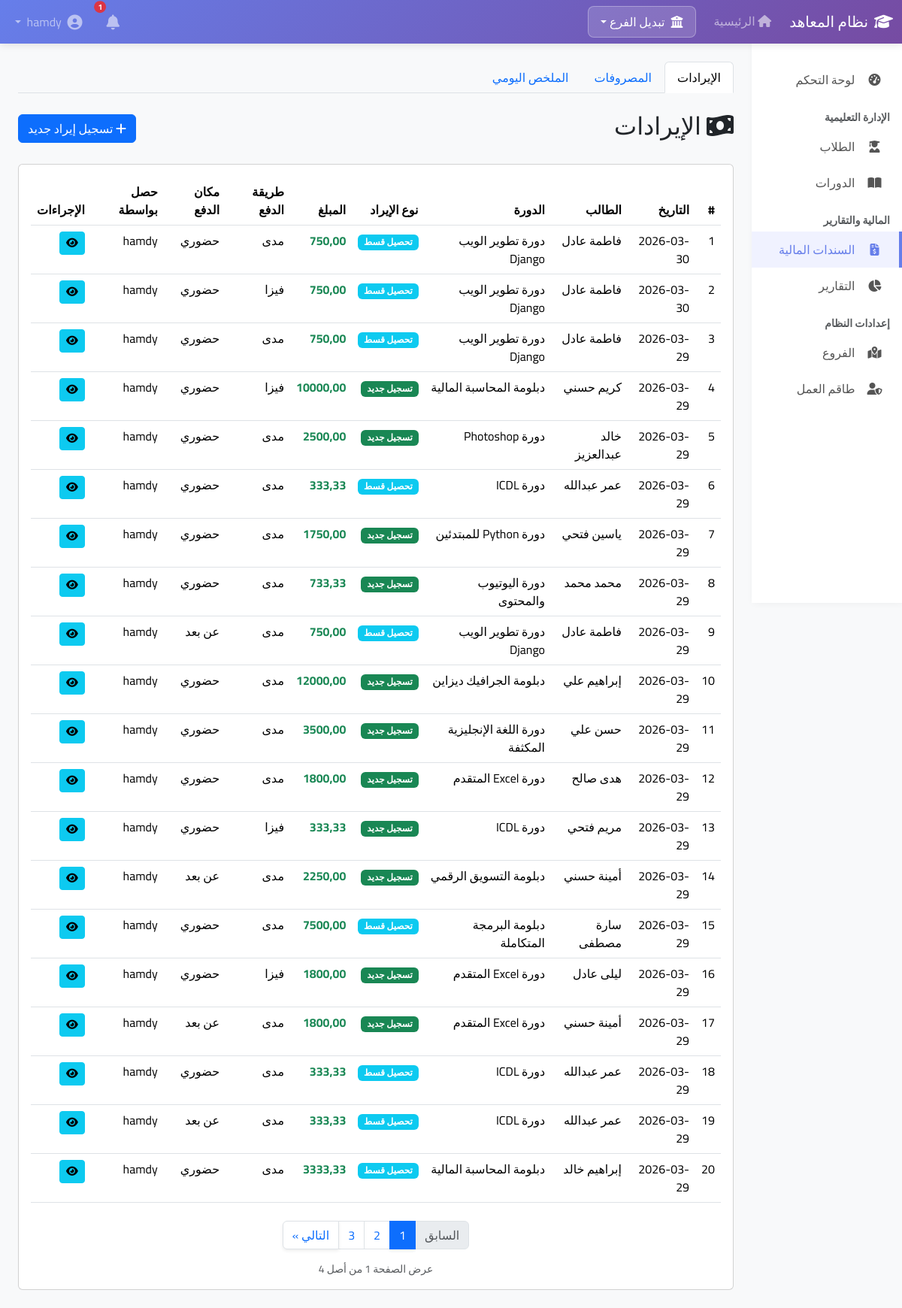
Page /transactions/income/ (signed in) on the committed database.
### transactions/models.py (models this page shows, shortened)
class Income(models.Model):
    INCOME_TYPE_CHOICES = [
        ('registration', 'تسجيل جديد'),
        ('installment', 'تحصيل قسط'),
    ]
    PAYMENT_METHOD_CHOICES = [
        ('mada', 'مدى'),
        ('visa', 'فيزا'),
        ('bank_transfer', 'تحويل بنكي'),
    ]
    PAYMENT_LOCATION_CHOICES = [
        ('in_person', 'حضوري'),
        ('remote', 'عن بعد'),
    ]
    branch = models.ForeignKey(Branch, on_delete=models.CASCADE, verbose_name='الفرع')
    date = models.DateField(verbose_name='التاريخ')
    income_type = models.CharField(max_length=15, choices=INCOME_TYPE_CHOICES, verbose_name='نوع الإيراد')
    student = models.ForeignKey(Student, on_delete=models.CASCADE, verbose_name='الطالب')
    course = models.ForeignKey(Course, on_delete=models.CASCADE, verbose_name='الدورة/الدبلومة')
    amount = models.DecimalField(max_digits=10, decimal_places=2, verbose_name='المبلغ')
    installment = models.ForeignKey(
        'students.Installment',
        on_delete=models.SET_NULL,
        null=True,
        blank=True,
        verbose_name='القسط المرتبط'
    )
    payment_method = models.CharField(max_length=15, choices=PAYMENT_METHOD_CHOICES, verbose_name='طريقة الدفع')
    payment_location = models.CharField(max_length=10, choices=PAYMENT_LOCATION_CHOICES, verbose_name='مكان الدفع')
    bank_account_number = models.CharField(max_length=50, blank=True, null=True, verbose_name='رقم الحساب البنكي')
    collected_by = models.ForeignKey(User, on_delete=models.SET_NULL, null=True, verbose_name='حصل بواسطة')
    notes = models.TextField(blank=True, verbose_name='ملاحظات')
    created_at = models.DateTimeField(auto_now_add=True, verbose_name='تاريخ الإنشاء')
    enrollment = models.ForeignKey(
        'students.Enrollment',  # assuming Enrollment is in students app
        on_delete=models.CASCADE,
        null=True, blank=True,
        related_name='payments',
        verbose_name='التسجيل'
    )
    class Meta:
        verbose_name = 'إيراد'
        verbose_name_plural = 'الإيرادات'
        ordering = ['-date', '-created_at']

### students/models.py (models this page shows, shortened)
class Student(models.Model):
    PAYMENT_METHOD_CHOICES = [
        ('full', 'دفعة واحدة'),
        ('installment', 'قسط'),
    ]
    full_name = models.CharField(max_length=200, verbose_name='الاسم الكامل')
    phone = models.CharField(max_length=20, verbose_name='رقم الهاتف')
    email = models.EmailField(blank=True, verbose_name='البريد الإلكتروني')
    national_id = models.CharField(max_length=20, blank=True, verbose_name='رقم البطاقة')
    address = models.TextField(blank=True, verbose_name='العنوان')
    branch = models.ForeignKey(Branch, on_delete=models.CASCADE, verbose_name='الفرع')
    course = models.ForeignKey(Course, on_delete=models.CASCADE, verbose_name='الدورة/الدبلوما')
    registration_date = models.DateField(auto_now_add=True, verbose_name='تاريخ التسجيل')
    total_price = models.DecimalField(max_digits=10, decimal_places=2, verbose_name='السعر الإجمالي')
    payment_method = models.CharField(max_length=15, choices=PAYMENT_METHOD_CHOICES, verbose_name='طريقة الدفع')
    installment_count = models.PositiveIntegerField(default=1, verbose_name='عدد الأقساط')
    installment_amount = models.DecimalField(max_digits=10, decimal_places=2, default=0, verbose_name='قيمة القسط')
    first_installment_date = models.DateField(null=True, blank=True, verbose_name='تاريخ أول قسط')
    paid_installments = models.PositiveIntegerField(default=0, verbose_name='الأقساط المدفوعة')
    bank_account_number = models.CharField(max_length=50, blank=True, verbose_name='رقم الحساب البنكي (للتحويل)')
    is_active = models.BooleanField(default=True, verbose_name='نشط')
    notes = models.TextField(blank=True, verbose_name='ملاحظات')
    created_at = models.DateTimeField(auto_now_add=True, verbose_name='تاريخ الإنشاء')
    updated_at = models.DateTimeField(auto_now=True, verbose_name='تاريخ التحديث')
    class Meta:
        verbose_name = 'طالب'
        verbose_name_plural = 'الطلاب'
        ordering = ['-registration_date']

### courses/models.py (models this page shows, shortened)
class Course(models.Model):
    COURSE_TYPE_CHOICES = [
        ('diploma', 'دبلوم'),
        ('course', 'دورة'),
    ]
    name = models.CharField(max_length=200, verbose_name='اسم الدورة/الدبلومة')
    code = models.CharField(max_length=20, unique=True, verbose_name='كود الدورة')
    course_type = models.CharField(max_length=10, choices=COURSE_TYPE_CHOICES, verbose_name='النوع')
    description = models.TextField(blank=True, verbose_name='الوصف')
    price = models.DecimalField(max_digits=10, decimal_places=2, verbose_name='السعر')
    duration_days = models.PositiveIntegerField(default=30, verbose_name='المدة (بالأيام)')
    branches = models.ManyToManyField(Branch, related_name='courses', verbose_name='الفروع المتاحة')
    is_active = models.BooleanField(default=True, verbose_name='نشطة')
    created_at = models.DateTimeField(auto_now_add=True, verbose_name='تاريخ الإنشاء')
    class Meta:
        verbose_name = 'دورة/دبلومة'
        verbose_name_plural = 'الدورات والدبلومات'
        ordering = ['-created_at']

### accounts/models.py (models this page shows, shortened)
class User(AbstractUser):
    USER_TYPE_CHOICES = [
        ('admin', 'مدير النظام'),
        ('branch_manager', 'مدير فرع'),
        ('employee', 'موظف'),
        ('regional_manager', 'مدير إقليمي'),  # إضافة هذا النوع
        ('accountant', 'محاسب'),
    ]
    user_type = models.CharField(max_length=20, choices=USER_TYPE_CHOICES, default='employee', verbose_name='نوع المستخدم')
    branch = models.ForeignKey(Branch, on_delete=models.SET_NULL, null=True, blank=True, verbose_name='الفرع')
    managed_branches = models.ManyToManyField(Branch, blank=True, related_name='regional_managers',
                                             verbose_name='الفروع التي يديرها')
    phone = models.CharField(max_length=20, blank=True, verbose_name='رقم الهاتف')
    is_active = models.BooleanField(default=True, verbose_name='نشط')
    created_at = models.DateTimeField(auto_now_add=True, verbose_name='تاريخ الإنشاء')
    class Meta:
        verbose_name = 'مستخدم'
        verbose_name_plural = 'المستخدمين'

### transactions/views.py (the view)
# urls.py: path('income/', views.income_list, name='income_list'),
@login_required
@permission_required('transactions.view_income', raise_exception=True)
def income_list(request):
    income_queryset = Income.objects.select_related(
        'student', 'course', 'branch', 'collected_by'
    ).all().order_by('-date', '-created_at')
    user = request.user
    if user.is_superuser or user.user_type == 'admin':
        pass
    elif user.user_type == 'regional_manager':
        income_queryset = income_queryset.filter(branch__in=user.managed_branches.all())
    else:
        if user.branch:
            income_queryset = income_queryset.filter(branch=user.branch)
        else:
            income_queryset = income_queryset.none()
    paginator = Paginator(income_queryset, 20)
    page_number = request.GET.get('page')
    incomes = paginator.get_page(page_number)
    return render(request, 'transactions/income_list.html', {'incomes': incomes})

### templates/transactions/income_list.html (shortened to what this page needs)
{% extends 'base.html' %}
{% block content %}
<ul class="nav nav-tabs mb-4">
    <li class="nav-item">
        <a class="nav-link active" href="{% url 'transactions:income_list' %}">الإيرادات</a>
    </li>
    <li class="nav-item">
        <a class="nav-link" href="{% url 'transactions:expense_list' %}">المصروفات</a>
    </li>
    <li class="nav-item">
        <a class="nav-link" href="{% url 'transactions:daily_summary' %}">الملخص اليومي</a>
    </li>
</ul>
<div class="d-flex justify-content-between align-items-center mb-4">
    <h2><i class="fas fa-money-bill-wave"></i> الإيرادات</h2>
    <a href="{% url 'transactions:income_add' %}" class="btn btn-primary">
        <i class="fas fa-plus"></i> تسجيل إيراد جديد
    </a>
</div>
<div class="card">
    <div class="card-body">
        <div class="table-responsive">
            <table class="table table-hover">
                <thead>
                    <tr>
                        <th>#</th>
                        <th>التاريخ</th>
                        <th>الطالب</th>
                        <th>الدورة</th>
                        <th>نوع الإيراد</th>
                        <th>المبلغ</th>
                        <th>طريقة الدفع</th>
                        <th>مكان الدفع</th>
                        <th>حصل بواسطة</th>
                        <th>الإجراءات</th>
                    </tr>
                </thead>
                <tbody>
                    {% for income in incomes %}
                    <tr>
                        <td>{{ forloop.counter }}</td>
                        <td>{{ income.date|date:"Y-m-d" }}</td>
                        <td>{{ income.student.full_name }}</td>
                        <td>{{ income.course.name }}</td>
                        <td>
                            <span class="badge {% if income.income_type == 'registration' %}bg-success{% else %}bg-info{% endif %}">
                                {{ income.get_income_type_display }}
                            </span>
                        </td>
                        <td class="fw-bold text-success">{{ income.amount|floatformat:2 }}</td>
                        <td>{{ income.get_payment_method_display }}</td>
                        <td>{{ income.get_payment_location_display }}</td>
                        <td>{{ income.collected_by.get_full_name|default:income.collected_by.username }}</td>
                        <td>
                            <a href="{% url 'transactions:income_detail' income.pk %}" class="btn btn-sm btn-info">
                                <i class="fas fa-eye"></i>
                            </a>
                        </td>
                    </tr>
                    {% endfor %}
                </tbody>
            </table>
            {% if incomes.has_other_pages %}
<nav aria-label="Page navigation" class="mt-4">
    <ul class="pagination justify-content-center">
        {% if incomes.has_previous %}
        <li class="page-item">
            <a class="page-link shadow-sm" href="?page={{ incomes.previous_page_number }}" aria-label="Previous">
                <span aria-hidden="true">&laquo; السابق</span>
            </a>
        </li>
        {% else %}
        <li class="page-item disabled"><span class="page-link">السابق</span></li>
        {% endif %}
        {% for i in incomes.paginator.page_range %}
            {% if incomes.number == i %}
            <li class="page-item active shadow-sm" aria-current="page">
                <span class="page-link">{{ i }}</span>
            </li>
            {% elif i > incomes.number|add:'-3' and i < incomes.number|add:'3' %}
            <li class="page-item"><a class="page-link" href="?page={{ i }}">{{ i }}</a></li>
            {% endif %}
        {% endfor %}
        {% if incomes.has_next %}
        <li class="page-item">
            <a class="page-link shadow-sm" href="?page={{ incomes.next_page_number }}" aria-label="Next">
                <span aria-hidden="true">التالي &raquo;</span>
            </a>
        </li>
        {% else %}
        <li class="page-item disabled"><span class="page-link">التالي</span></li>
        {% endif %}
    </ul>
</nav>
<div class="text-center text-muted small mt-2">
    عرض الصفحة {{ incomes.number }} من أصل {{ incomes.paginator.num_pages }}
</div>
{% endif %}
        </div>
    </div>
</div>
{% endblock %}

### templates/base.html (style rules this page uses)
* { font-family: 'Cairo', sans-serif; }
body { background-color: #f8f9fa; overflow-x: hidden; }

### rows in the picture
Income: date "2026-03-30", student.full_name "فاطمة عادل", course.name "دورة تطوير الويب Django", income_type "تحصيل قسط", amount "750,00", payment_method "مدى", payment_location "حضوري", collected_by.get_full_name "hamdy"
Income: date "2026-03-30", student.full_name "فاطمة عادل", course.name "دورة تطوير الويب Django", income_type "تحصيل قسط", amount "750,00", payment_method "فيزا", payment_location "حضوري", collected_by.get_full_name "hamdy"
Income: date "2026-03-29", student.full_name "فاطمة عادل", course.name "دورة تطوير الويب Django", income_type "تحصيل قسط", amount "750,00", payment_method "مدى", payment_location "حضوري", collected_by.get_full_name "hamdy"
Income: date "2026-03-29", student.full_name "كريم حسني", course.name "دبلومة المحاسبة المالية", income_type "تسجيل جديد", amount "10000,00", payment_method "فيزا", payment_location "حضوري", collected_by.get_full_name "hamdy"
Income: date "2026-03-29", student.full_name "خالد عبدالعزيز", course.name "دورة Photoshop", income_type "تسجيل جديد", amount "2500,00", payment_method "مدى", payment_location "حضوري", collected_by.get_full_name "hamdy"
Income: date "2026-03-29", student.full_name "عمر عبدالله", course.name "دورة ICDL", income_type "تحصيل قسط", amount "333,33", payment_method "مدى", payment_location "حضوري", collected_by.get_full_name "hamdy"
Income: date "2026-03-29", student.full_name "ياسين فتحي", course.name "دورة Python للمبتدئين", income_type "تسجيل جديد", amount "1750,00", payment_method "مدى", payment_location "حضوري", collected_by.get_full_name "hamdy"
Income: date "2026-03-29", student.full_name "محمد محمد", course.name "دورة اليوتيوب والمحتوى", income_type "تسجيل جديد", amount "733,33", payment_method "مدى", payment_location "حضوري", collected_by.get_full_name "hamdy"
Income: date "2026-03-29", student.full_name "فاطمة عادل", course.name "دورة تطوير الويب Django", income_type "تحصيل قسط", amount "750,00", payment_method "مدى", payment_location "عن بعد", collected_by.get_full_name "hamdy"
Income: date "2026-03-29", student.full_name "إبراهيم علي", course.name "دبلومة الجرافيك ديزاين", income_type "تسجيل جديد", amount "12000,00", payment_method "مدى", payment_location "حضوري", collected_by.get_full_name "hamdy"
Income: date "2026-03-29", student.full_name "حسن علي", course.name "دورة اللغة الإنجليزية المكثفة", income_type "تسجيل جديد", amount "3500,00", payment_method "مدى", payment_location "حضوري", collected_by.get_full_name "hamdy"
Income: date "2026-03-29", student.full_name "هدى صالح", course.name "دورة Excel المتقدم", income_type "تسجيل جديد", amount "1800,00", payment_method "مدى", payment_location "حضوري", collected_by.get_full_name "hamdy"
Income: date "2026-03-29", student.full_name "مريم فتحي", course.name "دورة ICDL", income_type "تسجيل جديد", amount "333,33", payment_method "فيزا", payment_location "حضوري", collected_by.get_full_name "hamdy"
Income: date "2026-03-29", student.full_name "أمينة حسني", course.name "دبلومة التسويق الرقمي", income_type "تسجيل جديد", amount "2250,00", payment_method "مدى", payment_location "عن بعد", collected_by.get_full_name "hamdy"
Income: date "2026-03-29", student.full_name "سارة مصطفى", course.name "دبلومة البرمجة المتكاملة", income_type "تحصيل قسط", amount "7500,00", payment_method "مدى", payment_location "حضوري", collected_by.get_full_name "hamdy"
Income: date "2026-03-29", student.full_name "ليلى عادل", course.name "دورة Excel المتقدم", income_type "تسجيل جديد", amount "1800,00", payment_method "فيزا", payment_location "حضوري", collected_by.get_full_name "hamdy"
Income: date "2026-03-29", student.full_name "أمينة حسني", course.name "دورة Excel المتقدم", income_type "تسجيل جديد", amount "1800,00", payment_method "مدى", payment_location "عن بعد", collected_by.get_full_name "hamdy"
Income: date "2026-03-29", student.full_name "عمر عبدالله", course.name "دورة ICDL", income_type "تحصيل قسط", amount "333,33", payment_method "مدى", payment_location "حضوري", collected_by.get_full_name "hamdy"
Income: date "2026-03-29", student.full_name "عمر عبدالله", course.name "دورة ICDL", income_type "تحصيل قسط", amount "333,33", payment_method "مدى", payment_location "عن بعد", collected_by.get_full_name "hamdy"
Income: date "2026-03-29", student.full_name "إبراهيم خالد", course.name "دبلومة المحاسبة المالية", income_type "تحصيل قسط", amount "3333,33", payment_method "مدى", payment_location "حضوري", collected_by.get_full_name "hamdy"

### other values in the picture
{{ i }} "1"
{{ i }} "2" "3"
{{ incomes.paginator.num_pages }} "4"
